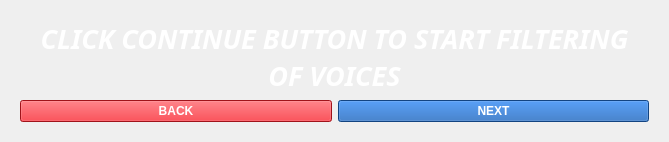
            <widget class="QWidget" name="page_8">
             <layout class="QGridLayout" name="gridLayout_30">
              <item row="1" column="0">
               <widget class="QWidget" name="widget_19" native="true">
                <layout class="QGridLayout" name="gridLayout_31">
                 <item row="0" column="0">
                  <layout class="QVBoxLayout" name="verticalLayout_21">
                   <item>
                    <widget class="QLabel" name="label_58">
                     <property name="font">
                      <font>
                       <family>Samyak Tamil</family>
                       <pointsize>20</pointsize>
                       <weight>75</weight>
                       <italic>true</italic>
                       <bold>true</bold>
                      </font>
                     </property>
                     <property name="styleSheet">
                      <string notr="true">color: rgb(26, 95, 180);
color: rgb(255, 255, 255);</string>
                     </property>
                     <property name="text">
                      <string>CLICK CONTINUE BUTTON TO START FILTERING OF VOICES</string>
                     </property>
                     <property name="alignment">
                      <set>Qt::AlignCenter</set>
                     </property>
                     <property name="wordWrap">
                      <bool>true</bool>
                     </property>
                    </widget>
                   </item>
                   <item>
                    <layout class="QHBoxLayout" name="horizontalLayout_22">
                     <item>
                      <widget class="QPushButton" name="pushButton_32">
                       <property name="font">
                        <font>
                         <weight>75</weight>
                         <bold>true</bold>
                        </font>
                       </property>
                       <property name="styleSheet">
                        <string notr="true">color: rgb(255, 255, 255);
background-color: rgb(224, 27, 36);</string>
                       </property>
                       <property name="text">
                        <string>BACK</string>
                       </property>
                      </widget>
                     </item>
                     <item>
                      <widget class="QPushButton" name="pushButton_31">
                       <property name="font">
                        <font>
                         <weight>75</weight>
                         <bold>true</bold>
                        </font>
                       </property>
                       <property name="styleSheet">
                        <string notr="true">color: rgb(255, 255, 255);
background-color: rgb(26, 95, 180);</string>
                       </property>
                       <property name="text">
                        <string>NEXT</string>
                       </property>
                      </widget>
                     </item>
                    </layout>
                   </item>
                  </layout>
                 </item>
                </layout>
               </widget>
              </item>
             </layout>
            </widget>
